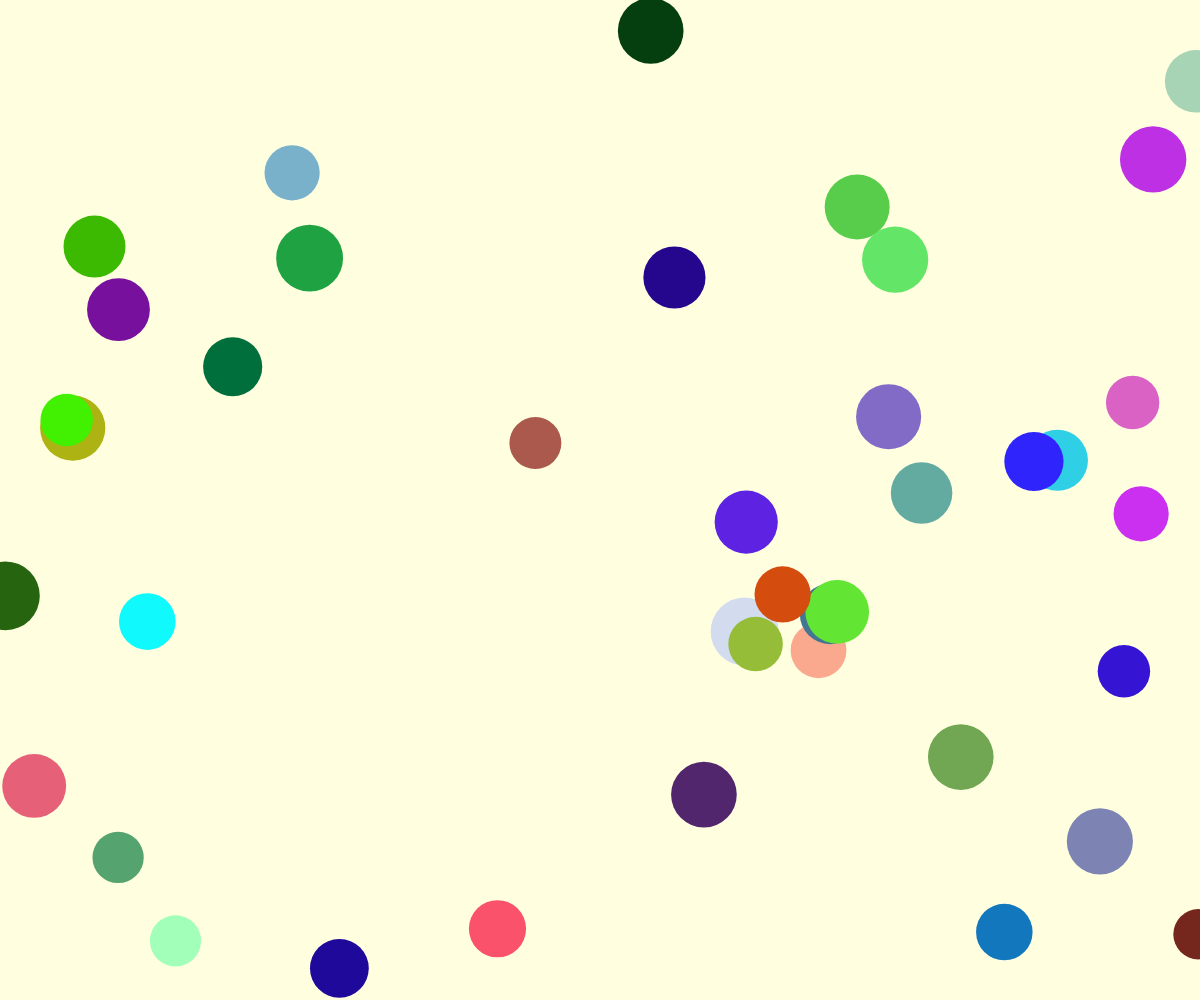
Frame 1 (no input)
Frame 60 (no input): identical to frame 1, image omitted
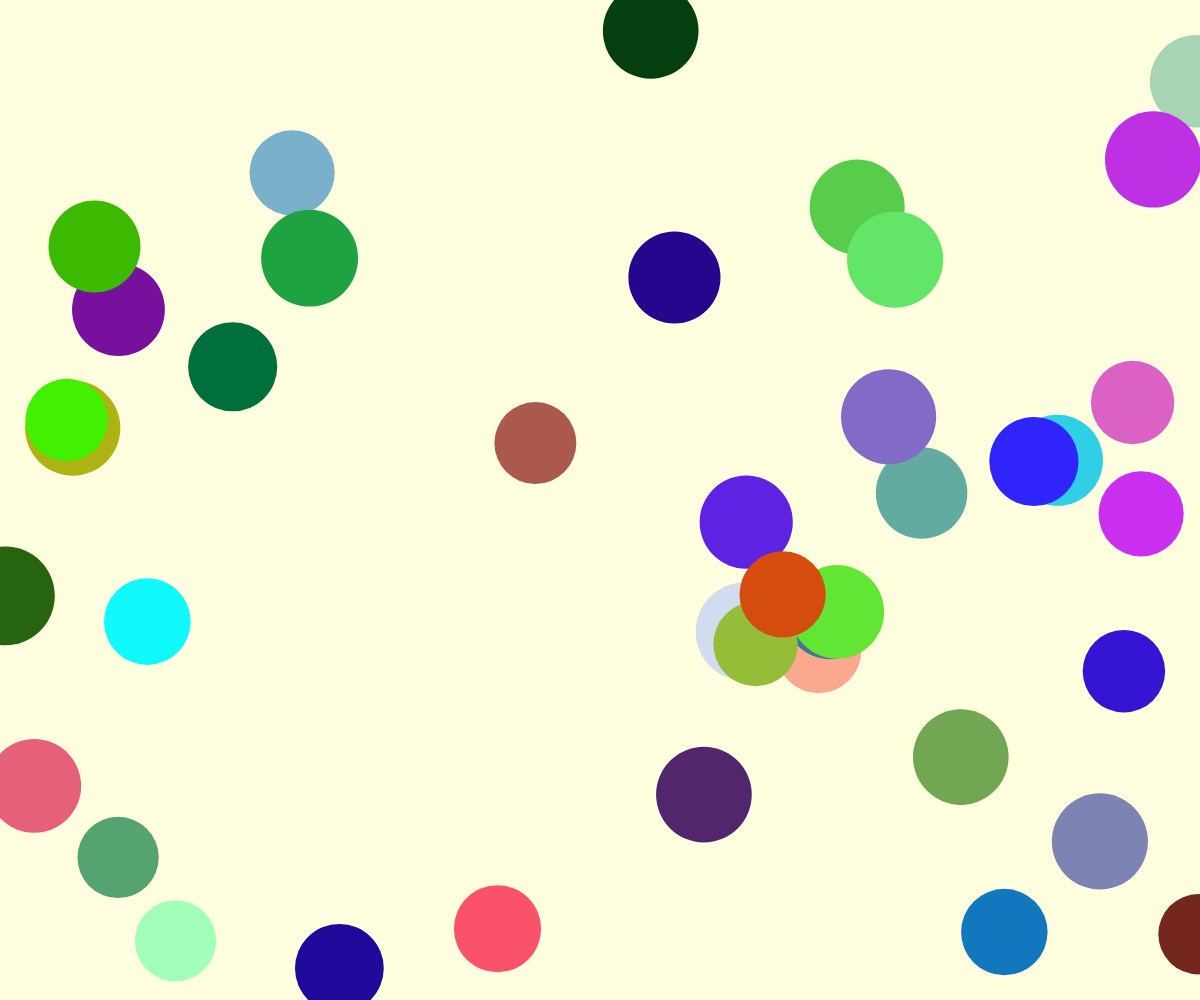
Frame 120 (the mouse pressed at the canvas centre since frame 60)

The p5.js sketch that drew these frames (run headless with seeded random() and noise() and a simulated clock; from frame 60 on, the mouse is pressed at the canvas centre):

// p5.js sketch
// ── sketch.js
let circles = []; // 存储圆的数组

function setup() {
    createCanvas(windowWidth, windowHeight); // 创建与窗口大小相同的画布
    background(255, 255, 224); // 设置背景为淡黄色 (RGB: 255, 255, 224)

    // 初始化 40 个圆
    for (let i = 0; i < 40; i++) {
        circles.push({
            x: random(width), // 随机生成圆的 x 坐标
            y: random(height), // 随机生成圆的 y 坐标
            size: random(30, 50), // 随机生成圆的初始大小 (30 到 50)
            color: color(random(255), random(255), random(255)) // 随机生成圆的颜色
        });
    }
}

function draw() {
    resizeCanvas(windowWidth, windowHeight); // 确保画布大小与窗口一致
    background(255, 255, 224); // 填充背景颜色为淡黄色

    // 绘制圆
    for (let circle of circles) {
        fill(circle.color); // 设置圆的填充颜色
        noStroke(); // 去掉圆的边框
        let dynamicSize = map(mouseX, 0, width, 20, 80); // 根据鼠标 X 位置调整圆的大小 (20 到 80)
        ellipse(circle.x, circle.y, circle.size + dynamicSize); // 绘制圆，大小为初始大小加动态大小
    }
}

// ── style.css
html, body {
  margin: 0; /* 移除默认的外边距 */
  padding: 0; /* 移除默认的内边距 */
}

canvas {
  display: block; /* 将画布设置为块级元素，避免滚动条 */
  z-index: 1; /* 设置画布为最底层 */
  position: absolute; /* 绝对定位画布 */
  top: 0;
  left: 0;
}

body {
    margin: 0; /* 移除 body 的默认外边距 */
    padding: 0; /* 移除 body 的默认内边距 */
    font-family: Arial, sans-serif; /* 设置字体为 Arial 或无衬线字体 */
    position: relative; /* 为子元素定位提供基础 */
}

.menu {
    list-style: none; /* 移除列表的默认样式 */
    margin: 0; /* 移除菜单的外边距 */
    padding: 0; /* 移除菜单的内边距 */
    display: flex; /* 使用 flex 布局，使菜单项横向排列 */
    position: absolute; /* 绝对定位菜单 */
    top: 10px; /* 距离顶部 10px */
    right: 10px; /* 距离右侧 10px */
    z-index: 3; /* 设置菜单为最上层 */
}

.menu li {
    background-color: #333333; /* 设置菜单项的背景颜色为深灰色 */
    color: #FFFFFF; /* 设置菜单项的文字颜色为白色 */
    font-size: 30px; /* 设置文字大小为 30px */
    padding: 10px 20px; /* 设置菜单项的内边距 */
    margin-left: 50px; /* 设置菜单项之间的间距为 50px */
    border-radius: 10px; /* 设置菜单项为圆角矩形 */
    border: 2px solid #333333; /* 设置菜单项的边框颜色为深灰色 */
    cursor: pointer; /* 鼠标悬停时显示为手型 */
    transition: all 0.3s ease; /* 添加平滑过渡效果 */
    position: relative; /* 为子菜单定位提供基础 */
}

.submenu {
    list-style: none; /* 移除子菜单的默认样式 */
    margin: 0; /* 移除子菜单的外边距 */
    padding: 0; /* 移除子菜单的内边距 */
    
    display: none; /* 默认隐藏子菜单 */
    position: absolute; /* 绝对定位子菜单 */
    top: 100%; /* 子菜单显示在父菜单项下方 */
    left: 0; /* 子菜单与父菜单项左对齐 */
    background-color: #333333; /* 设置子菜单背景颜色为深灰色 */
    border-radius: 10px; /* 设置子菜单为圆角矩形 */
}

.submenu li {
    padding: 10px 20px; /* 设置子菜单项的内边距 */
    font-size: 20px; /* 设置子菜单项的文字大小 */
    color: #FFFFFF; /* 设置子菜单项的文字颜色为白色 */
    border-bottom: 1px solid #444444; /* 恢复子菜单项之间的分隔线 */
    margin-left: 0; /* 移除子菜单项之间的横向间距 */
    cursor: pointer; /* 鼠标悬停时显示为手型 */
    transition: all 0.3s ease; /* 添加平滑过渡效果 */
}

.submenu li a {
    text-decoration: none; /* 移除链接的下划线 */
    color: inherit; /* 继承父元素的文字颜色 */
    display: block; /* 将链接设置为块级元素，填满父元素 */
    width: 100%; /* 链接宽度与父元素一致 */
    height: 100%; /* 链接高度与父元素一致 */
}

.menu li:hover > .submenu {
    display: block; /* 鼠标悬停时显示子菜单 */
}

.menu li:hover {
    background-color: #FF0000; /* 鼠标悬停时，背景颜色变为红色 */
    color: #FFFFFF; /* 鼠标悬停时，文字颜色保持为白色 */
    border-color: #FF0000; /* 鼠标悬停时，边框颜色变为红色 */
}

.content-frame {
    /* 已移除 iframe 样式 */
}
